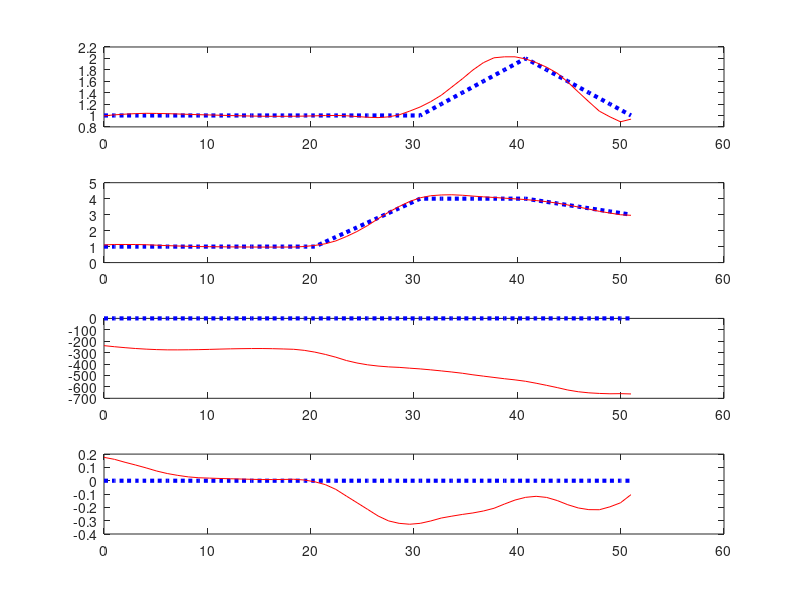

This figure's MATLAB source:
clear;
load('walk_est.mat');
% for hyp=1:size(obs,1)%size(map,2)
%     xhat_ser{hyp}(:)=smooth(xhat_ser{hyp}(:));
%     yhat_ser{hyp}(:)=smooth(yhat_ser{hyp}(:));
%     xhat_ser{hyp}(:)=smooth(xhat_ser{hyp}(:));
%     yhat_ser{hyp}(:)=smooth(yhat_ser{hyp}(:));
% end
hyp=1;
t = linspace(0,size(xhat_ser{hyp}(:),1),size(xhat_ser{hyp}(:),1));
subplot(4,1,1)
y = obs{hyp,1}(3,:);
plot(t,y,':b','LineWidth',3);
hold on
y2= xhat_ser{hyp}(:);
plot(t,y2,'-r');

subplot(4,1,2)
y = obs{hyp,1}(4,:);
plot(t,y,':b','LineWidth',3);
hold on
y2= yhat_ser{hyp}(:);
plot(t,y2,'-r');

subplot(4,1,3)
y = rad2deg(obs{hyp,1}(5,:));
plot(t,y,':b','LineWidth',3);
hold on
y2= rad2deg(thetahat_ser{hyp}(:))-290;
plot(t,y2,'-r');

subplot(4,1,4)
y = obs{hyp,1}(7,:);
plot(t,y,':b','LineWidth',3);
hold on
y2= stridehat_ser{hyp}(:);
plot(t,y2,'-r');
